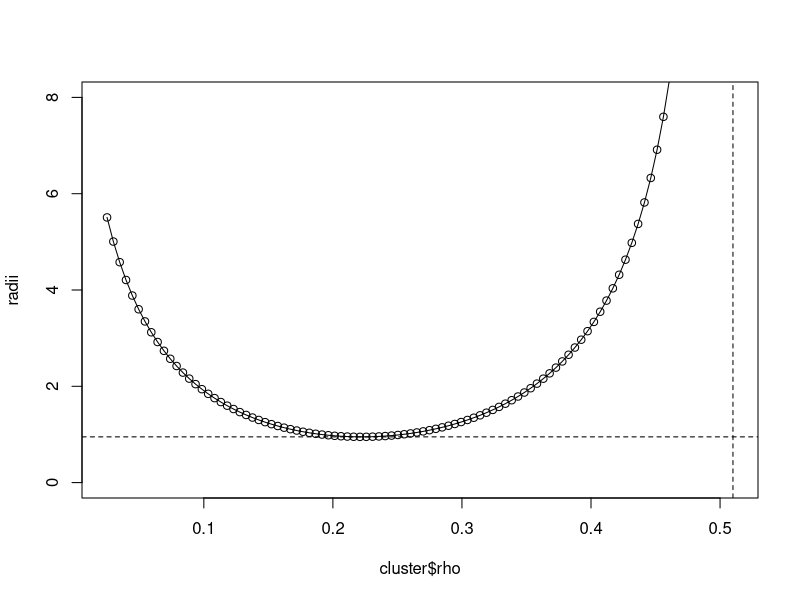
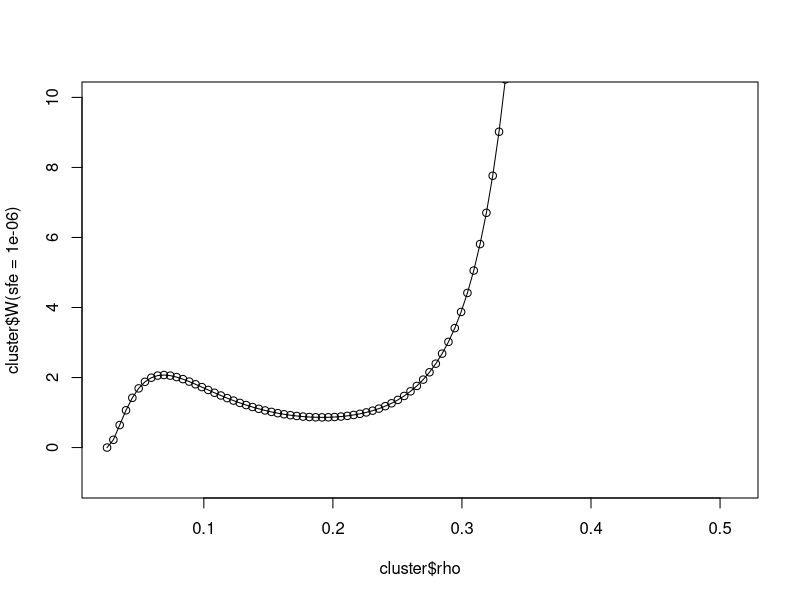

The R source for these figures, in order:
# Creation of our bulk:
bulk <- new.env()

bulk$rho_vap <- 0.025
bulk$rho_liq <- 0.51
bulk$d <- 1.1244132

bulk$eta <- function(x) 
{
  #' Computes the packing fraction
  return(pi * x * bulk$d^3 / 6)
}

bulk$mu <-function(x) {
  #' Computes the chemical potential needed in a grand-canonical setting
  eta <- bulk$eta(x)

  b_mu <- log(x) - log(1-eta) 
  b_mu <- b_mu + 0.5* eta * ( 5*eta^2 - 13*eta + 14)/((1-eta)^3) 
  b_mu <- b_mu - 8.749726*x
  
  return(b_mu)
}

bulk$p <- function(x, mu) {
  #' Computes the value of the (negative) pressure (delta-omega)
  eta <- bulk$eta(x)

  omega <- x*log(x) - x - x*log(1-eta) 
  omega <- omega + (3/2) * x * (eta * (2-eta) )/( (1-eta)^2 )
  omega <- omega - mu * x - 4.374863 *x^2
 
   return(omega)
}

# Creation of our cluster object:
cluster <- new.env()

#' Defines the minimum size:
cluster$r_min <- 0.95

#' Defines the range of densities to be studied:
cluster$rho <- seq(bulk$rho_vap, bulk$rho_liq, length=100)

cluster$V <- function(r) {
  #' Computes the volume of a cluster:
  return(4 * pi/3 * r^3) 
}

cluster$S <- function(r) {
  #' Computes the surface of a cluster:
  return(4 * pi * r^2)
}

cluster$radius <- function(bulk) {
  #' Computes the radius of a cluster:

  rho <- cluster$rho
  rho_v <- bulk$rho_vap
  rho_l <- bulk$rho_liq
  
  y <- (1/(rho + rho_v))^0.7 + (-1/(rho - rho_l))^0.8
  y <- y - min(y, na.rm = T) + cluster$r_min
  return(y)
}

cluster$W <- function(sfe) {
  #' Computes the work of cluster formation:

  rho_vap <- bulk$rho_vap
  mu_vap <- bulk$mu(rho_vap)
  rho <- cluster$rho
  
  p <- bulk$p
  V <- cluster$V
  S <- cluster$S
  
  radii <- cluster$radius(bulk)

  return(V(radii) * (p(rho, mu_vap)-p(rho_vap, mu_vap)) + sfe * S(radii) * (rho - rho_vap)^2)
}

cluster$f_att <- function(bulk) {
  #' Computes the attachment rate (metric):

  rho <- cluster$rho
  
  rho_v <- bulk$rho_vap
  rho_l <- bulk$rho_liq
  R <- cluster$radius
  
  r <- R(rho+0.1, rho_v, rho_l)
  
  g_xx <- (4*pi/45)*r^5/rho #+ (4*pi/45)*(r^5 *(1-r)^2/(rho_0-rho * r^3)/(1+r+r^2))*r^3
  g_xr <- (4*pi/30)*(((rho-rho_v)/(rho_v-rho*r^3))*r^7) #*(1-r)/((1+r+r^2)^2))*r^3
  g_rr <- (4*pi/5)*(((rho-rho_v)/(rho_v-rho*r^3))*r^6) # /((1+r+r^2)^3))*r^3
  return(g_xx^2 + 2*g_xr*c(diff(r), 0) + g_rr*c(diff(r), 0)^2)
}


# The set of radii associated to the range of cluster densities under study
radii <- cluster$radius(bulk = bulk)

plot(cluster$rho, radii, "o", ylim=c(0,8))
abline(h=cluster$r_min, lty=2)
abline(v=bulk$rho_liq, lty=2)

# Plot omega:

mu_vap <- bulk$mu(bulk$rho_vap)
plot(x = cluster$rho, 
     y = cluster$W(sfe = 0.000001), 
     xlim=c(bulk$rho_vap, bulk$rho_liq),
     ylim=c(-1,10),
     type="o")


# abline(v=rho_0, lty=2)
# abline(v=rho_l, lty=2)
# 
# # Plot g:
# plot(rho, log(f_att(rho, rho_0, rho_l)), type="o")
# lines(rho, radius(rho, rho_0, rho_l), type="o", ylim=c(0,15))
# 
# # Plot omega - (1/2)*log(g)
# plot(rho, omega(rho, rho_0, rho_l, sfe = 16) - 0.5*log(f_att(rho, rho_0, rho_l)), type="o", xlim=c(0, 0.4), ylim=c(-40, 10))
# lines(rho, 0.5*log(f_att(rho, rho_0, rho_l,diff = 10)), type="o")
# 
# #install.packages("plotly")
# library(plotly)
# 
# fig <- plot_ly(#
#   x = rho, #
#   y = radius(rho, rho_0, rho_l), #
#   z = omega(rho, rho_0, rho_l, sfe = 15), #
#   type = 'scatter3d', #
#   mode = 'lines+markers', #
#   line = list(width = 3, color = 2),
#   marker = list(size = 2, color = 2)
# )
# 
# fig <- fig %>% add_markers()
# fig <- fig %>% layout(#
#   scene = list(xaxis = list(title = 'rho', range=c(rho_0,rho_l), autorange="reversed"),
#                yaxis = list(title = 'radius', range=c(0,10)),
#                zaxis = list(title = 'Omega', range=c(0,20)))
#   )
# 
# fig
#
# plot(rho, f_att(rho, rho_0, rho_l), type="o", xlim=c(rho_0,0.4), log="y")
# 
# plot(rho, omega(rho, rho_0, rho_l, sfe = 15), type="o", xlim=c(0, 0.5), ylim=c(-10,20))
# abline(h=0)
# lines(rho,-log(f_att(rho, rho_0, rho_l)))
# 
# plot(rho, omega(rho, rho_0, rho_l, sfe = 25) - log(f_att(rho, rho_0, rho_l)), type="o", xlim=c(0, 0.5), ylim=c(-10, 10))
# lines(rho,-log(f_att(rho, rho_0, rho_l)))
# abline(h=0)
# 
# plot(
#   rho, 
#   exp(-(omega(rho, rho_0, rho_l, sfe = 15) - 0.5*log(f_att(rho, rho_0, rho_l)))), 
#   xlim=c(rho_0,0.4), 
#   type='o',
#   log = "y",
#   ylim=c(1e-2,1e3),
# )